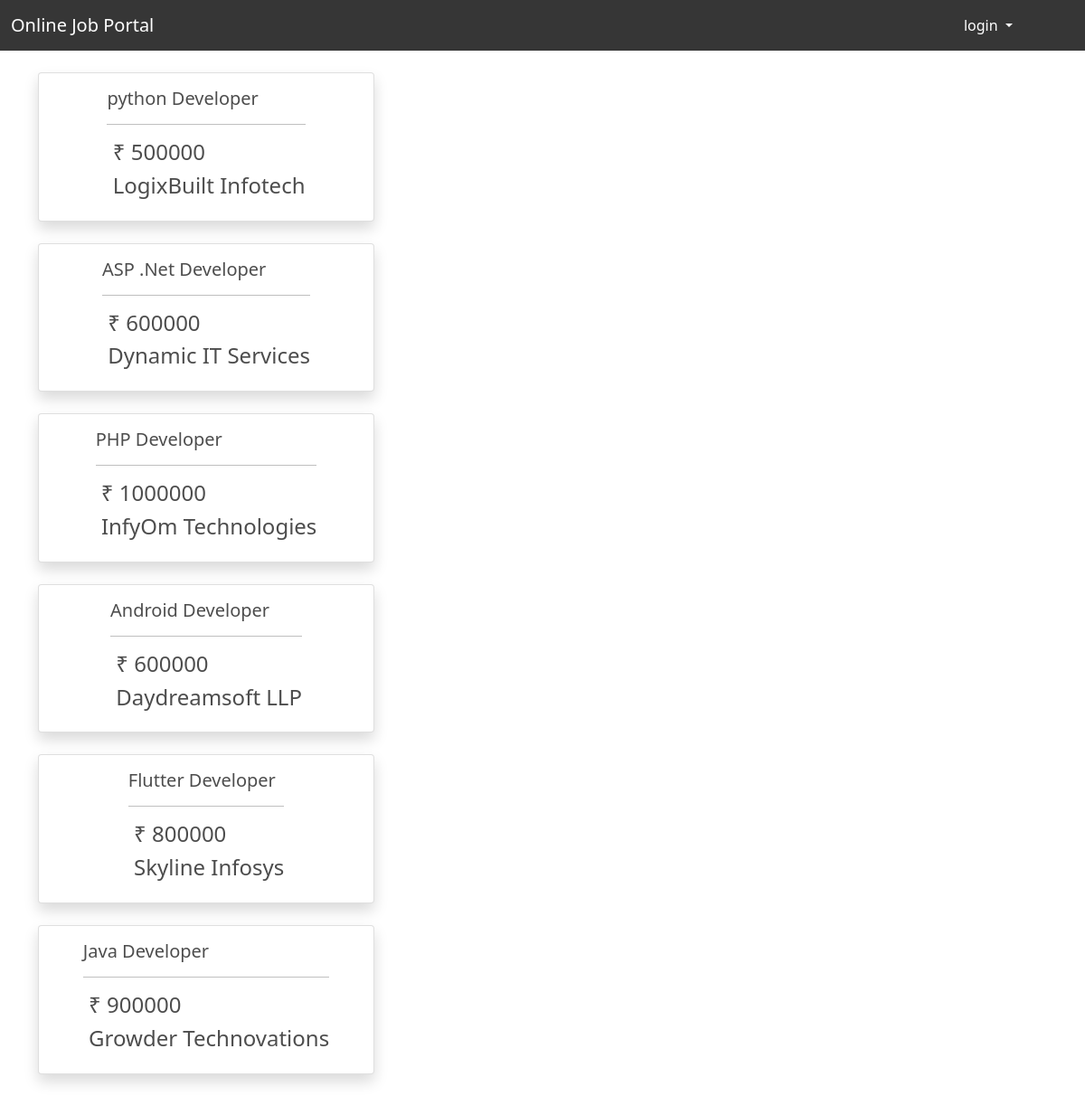
The page / on the database its author committed.
### app/models.py (models this page shows, shortened)
class Jobs(models.Model):
    jobname = models.CharField(max_length=100)
    company = models.CharField(max_length=100)
    description = models.CharField(max_length=100)
    pay = models.CharField(max_length=100)
    address = models.CharField(max_length=200)
    application_start_date = models.DateField(null=True)
    application_end_date = models.DateField(null=True)

### app/views.py (the view)
# urls.py: path("", views.index, name="index"),
def index(request):
    today_date = date.today()
    jobs = Jobs.objects.filter(application_end_date__gte=today_date)
    return render(request, "index.html",{'jobs':jobs})

### app/templates/index.html (shortened to what this page needs)
{% extends 'base.html' %}
{% load static %}
{% block body %}
<div class="container mt-2 mb-3">
  <div class="col">
    {% for job in jobs %}
    <div class="col-lg-4 my-4">
      <div class="card shadow align-items-center" style="width: auto; height: auto;">
        <a href="/job_view/{{job.id}}/" style="text-decoration:none">
        <div class="card-body">
          <h5 class="card-title">{{job.jobname}}</h5>
          <hr>
          <h4 style="display: inline-block; float: center;">&nbsp;₹ {{job.pay}}</h4></br>
          <h4 style="display: inline-block; float: center;">&nbsp;{{job.company}}</h4>
        </div>
      </a>
      </div>
    </div>
    {% endfor %}
  </div>
</div>
{% endblock %}

### app/templates/base.html (shortened to what this page needs)
<!doctype html>
<html lang="en">
<head>
    <link href="https://cdn.jsdelivr.net/npm/sweetalert2@11.7.0/dist/sweetalert2.min.css" rel="stylesheet"></link>
    <link href="https://cdn.jsdelivr.net/npm/bootstrap@5.0.2/dist/css/bootstrap.min.css" rel="stylesheet"
>
    <link rel="stylesheet" href="https://cdnjs.cloudflare.com/ajax/libs/font-awesome/4.7.0/css/font-awesome.min.css">
</head>
<body>
    <nav class="navbar navbar-expand-lg navbar-dark sticky-top">
        <div class="container-fluid">
            <a class="navbar-brand" href="/">Online Job Portal</a>
            <div class="collapse navbar-collapse" id="navbarSupportedContent">
                <ul class="navbar-nav me-auto mb-2 mb-lg-0">
                <li class="nav-item dropdown" >
                    <a class="nav-link dropdown-toggle" role="button" style="color:White;" data-bs-toggle="dropdown" aria-expanded="false">
                        {% if request.user.is_authenticated %}
                        {{request.user.username}}
                        {% else %}
                        login
                        {% endif %}
                    </a>
                  </li>
            </ul>
            </div>
        </div>
    </nav>
    {% block body %}
    {% endblock %}
</body>
</html>

### rows shown on the page
Jobs: jobname "python Developer", pay "500000", company "LogixBuilt Infotech"
Jobs: jobname "ASP .Net Developer", pay "600000", company "Dynamic IT Services"
Jobs: jobname "PHP Developer", pay "1000000", company "InfyOm Technologies"
Jobs: jobname "Android Developer", pay "600000", company "Daydreamsoft LLP"
Jobs: jobname "Flutter Developer", pay "800000", company "Skyline Infosys"
Jobs: jobname "Java Developer", pay "900000", company "Growder Technovations"
